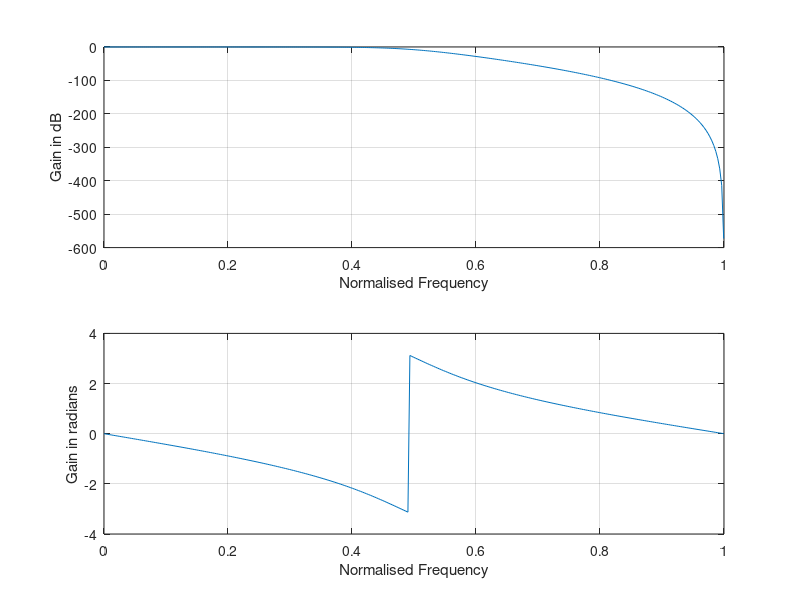

This figure's MATLAB source:
clc;
clear all;
close all;
%Design of analog butterworth filter
alphap=0.4;
alphas=30;
fp=400;
fs=800;
f=2000;
omegap=2*fp/f;
omegas=2*fs/f;
%Design of butter LPF
[n wn]=buttord(omegap,omegas,alphap,alphas);
%Computing order of filter
[b a]=butter(n,wn);
w=0:0.01:pi;
[h w]=freqz(b,a,w,'whole');
m=abs(h); %To compute magnitude response.
an=angle(h); %To compute phase response.
subplot(2,1,1);
%Plotting magnitude response
plot(w/pi,20*log(m));
grid;
xlabel('Normalised Frequency');
ylabel('Gain in dB');
subplot(2,1,2);
%Plotting phase response
plot(w/pi,an);
grid;
xlabel('Normalised Frequency');
ylabel('Gain in radians');
